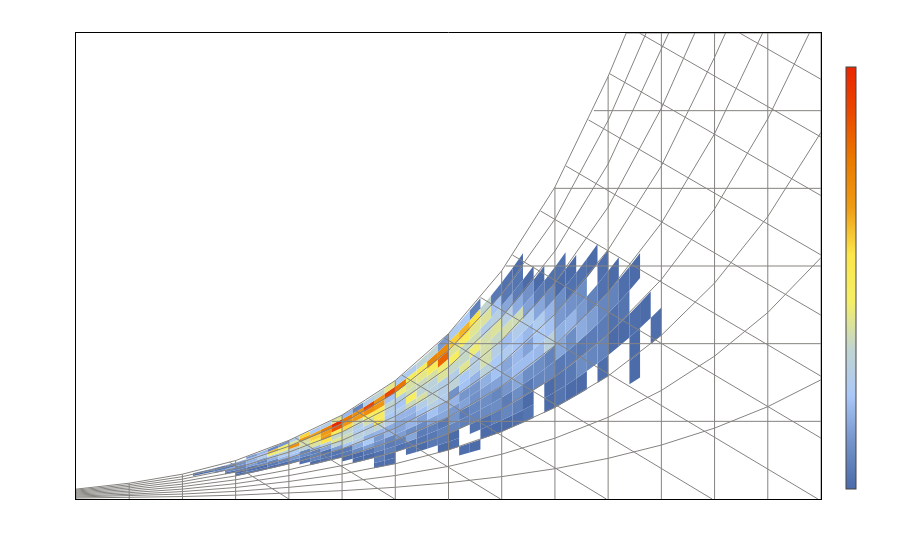

The code cell stored with this chart in its notebook:
### Code cell
from ladybug.analysisperiod import AnalysisPeriod
from ladybug.header import Header
from ladybug.datacollection import HourlyContinuousCollection
from ladybug.dt import DateTime
from ladybug.datatype.temperature import Temperature
from ladybug.datatype.fraction import HumidityRatio


def psych_charteric_plot(temp_data, rel_hum_data):
    analysis_period = AnalysisPeriod.from_start_end_datetime(
        DateTime(1, 1, 0, 0), DateTime(12, 31, 23, 0), 1
    )

    header_temperature = Header(Temperature(), "C", analysis_period, metadata=None)
    header_rel_hum = Header(HumidityRatio(), "%", analysis_period, metadata=None)

    data_temp = HourlyContinuousCollection(header_temperature, temp_data.tolist())
    data_rel_hum = HourlyContinuousCollection(header_rel_hum, rel_hum_data.tolist())

    lb_psy = PsychrometricChart(
        data_temp,
        data_rel_hum,
    )

    fig = lb_psy.plot()

    fig.update_layout(
        xaxis=dict(
            color="white",
        ),
        yaxis=dict(
            color="white",
        ),
        legend_bgcolor="rgba(0,0,0,0)",
        paper_bgcolor="rgba(4,0,0,0)",
        plot_bgcolor="rgba(0,0,0,0)",
        font=dict(color="white"),
        template="simple_white",
    )
    return fig


fig = psych_charteric_plot(sma_2035_temp, sma_2035_rel_hum)

fig.show()
with open("public/data/chartData.json", "w") as f:
    json.dump(fig.to_plotly_json(), f)
